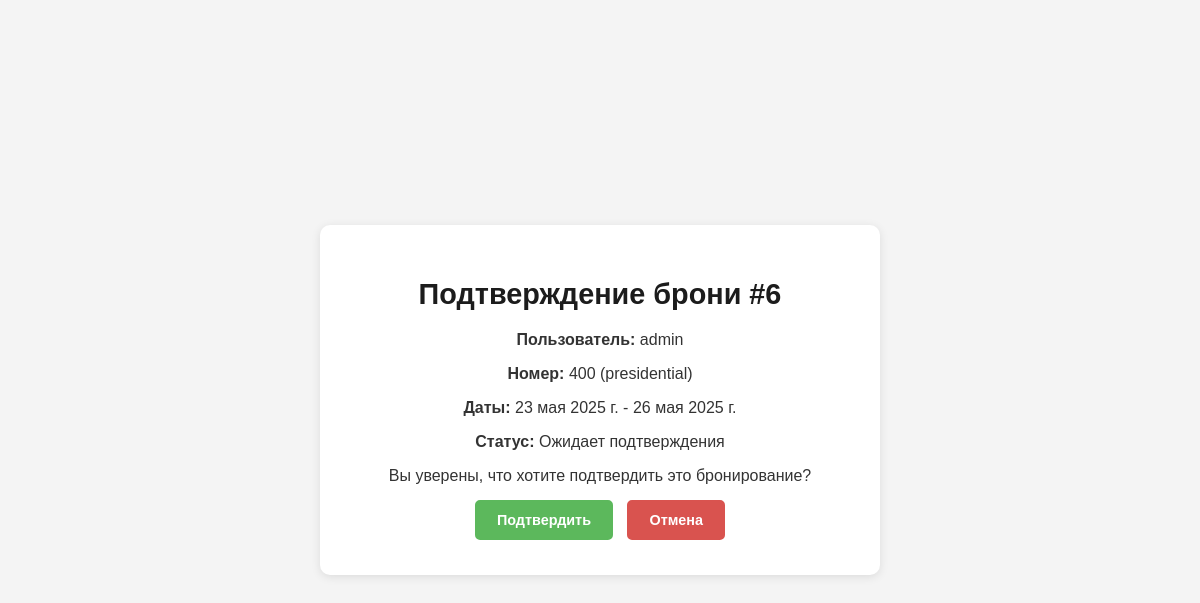
Before: /booking/confirm/6/ (signed in) with the older database file.
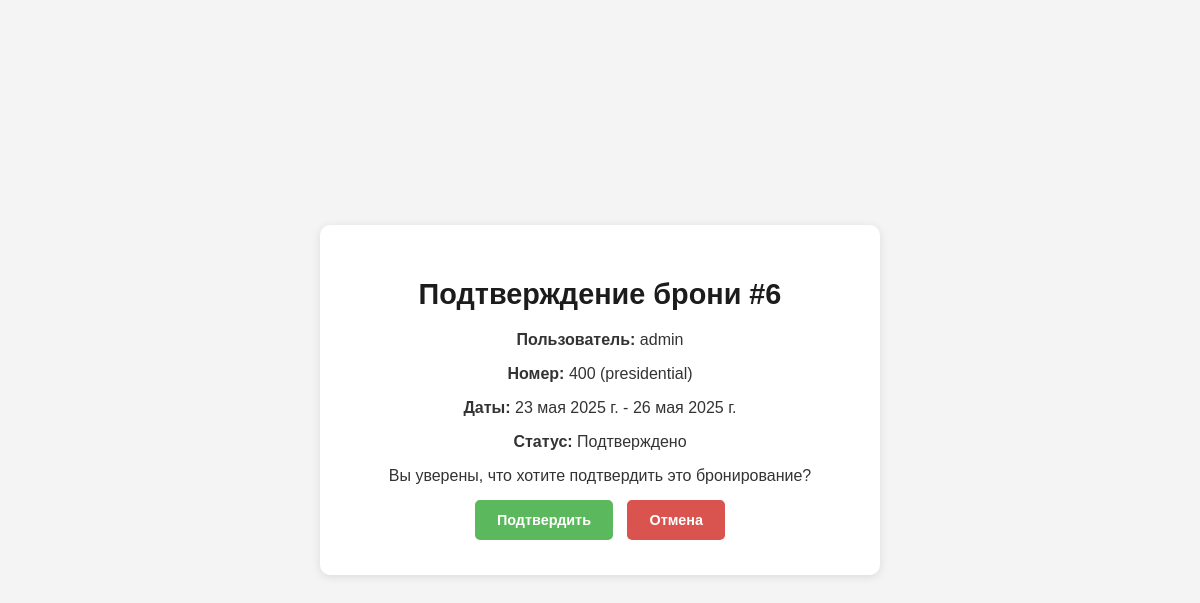
After: the same page with the newer database file.
### booking/models.py (models this page shows, shortened)
class Booking(models.Model):
    STATUS_CHOICES = [
        ('pending', 'Ожидает подтверждения'),
        ('confirmed', 'Подтверждено'),
        ('cancelled', 'Отменено'),
    ]
    user = models.ForeignKey(User, on_delete=models.CASCADE, verbose_name="Пользователь")
    room = models.ForeignKey(Room, on_delete=models.CASCADE, verbose_name="Номер")
    check_in_date = models.DateField(verbose_name="Дата заезда")
    check_out_date = models.DateField(verbose_name="Дата выезда")
    total_price = models.DecimalField(max_digits=10, decimal_places=2, verbose_name="Итоговая стоимость")
    status = models.CharField(max_length=20, choices=STATUS_CHOICES, default='pending', verbose_name="Статус")
    created_at = models.DateTimeField(auto_now_add=True, verbose_name="Дата создания")
    guest_count = models.PositiveIntegerField(verbose_name="Количество гостей")
    special_requests = models.TextField(blank=True, null=True, verbose_name="Особые пожелания")
    class Meta:
        verbose_name = "Бронирование"
        verbose_name_plural = "Бронирования"

class Room(models.Model):
    room_number = models.CharField(max_length=10, unique=True, verbose_name="Номер комнаты")
    room_type = models.ForeignKey(RoomType, on_delete=models.CASCADE, verbose_name="Тип номера")
    price_per_night = models.DecimalField(max_digits=10, decimal_places=2, verbose_name="Цена за ночь")
    capacity = models.PositiveIntegerField(verbose_name="Вместимость")
    description = models.TextField(verbose_name="Описание")
    is_available = models.BooleanField(default=True, verbose_name="Доступен")
    image = models.ImageField(upload_to='rooms/', blank=True, null=True, verbose_name="Изображение номера")
    class Meta:
        verbose_name = "Номер"
        verbose_name_plural = "Номера"

class RoomType(models.Model):
    name = models.CharField(max_length=100, verbose_name="Название типа номера")
    description = models.TextField(verbose_name="Описание")
    base_price = models.DecimalField(max_digits=10, decimal_places=2, verbose_name="Базовая цена за ночь")
    capacity = models.PositiveIntegerField(verbose_name="Вместимость")
    image = models.ImageField(upload_to='room_types/', blank=True, null=True, verbose_name="Изображение типа номера")
    class Meta:
        verbose_name = "Тип номера"
        verbose_name_plural = "Типы номеров"

### booking/views.py (the view, shortened to what this page needs)
# urls.py: path('booking/confirm/<int:booking_id>/', views.confirm_booking, name='confirm_booking'),
@staff_member_required
def confirm_booking(request, booking_id):
    booking = get_object_or_404(Booking, id=booking_id)
    return render(request, 'confirm_booking.html', {'booking': booking})

### booking/templates/confirm_booking.html (shortened to what this page needs)
<!DOCTYPE html>
<html lang="ru">
<head>
</head>
<body>
    <div class="confirm-container">
        <h2>Подтверждение брони #{{ booking.id }}</h2>
        <p><strong>Пользователь:</strong> {{ booking.user.username }}</p>
        <p><strong>Номер:</strong> {{ booking.room.room_number }} ({{ booking.room.room_type.name }})</p>
        <p><strong>Даты:</strong> {{ booking.check_in_date }} - {{ booking.check_out_date }}</p>
        <p><strong>Статус:</strong> {{ booking.get_status_display }}</p>
        <p>Вы уверены, что хотите подтвердить это бронирование?</p>
        <form method="post">
            <button type="submit" class="btn confirm-btn">Подтвердить</button>
            <a href="{% url 'admin:booking_booking_changelist' %}" class="btn cancel-btn">Отмена</a>
        </form>
    </div>
</body>
</html>

Changed rows visible on the page:
changed Booking "admin": status "Ожидает подтверждения" → "Подтверждено"
